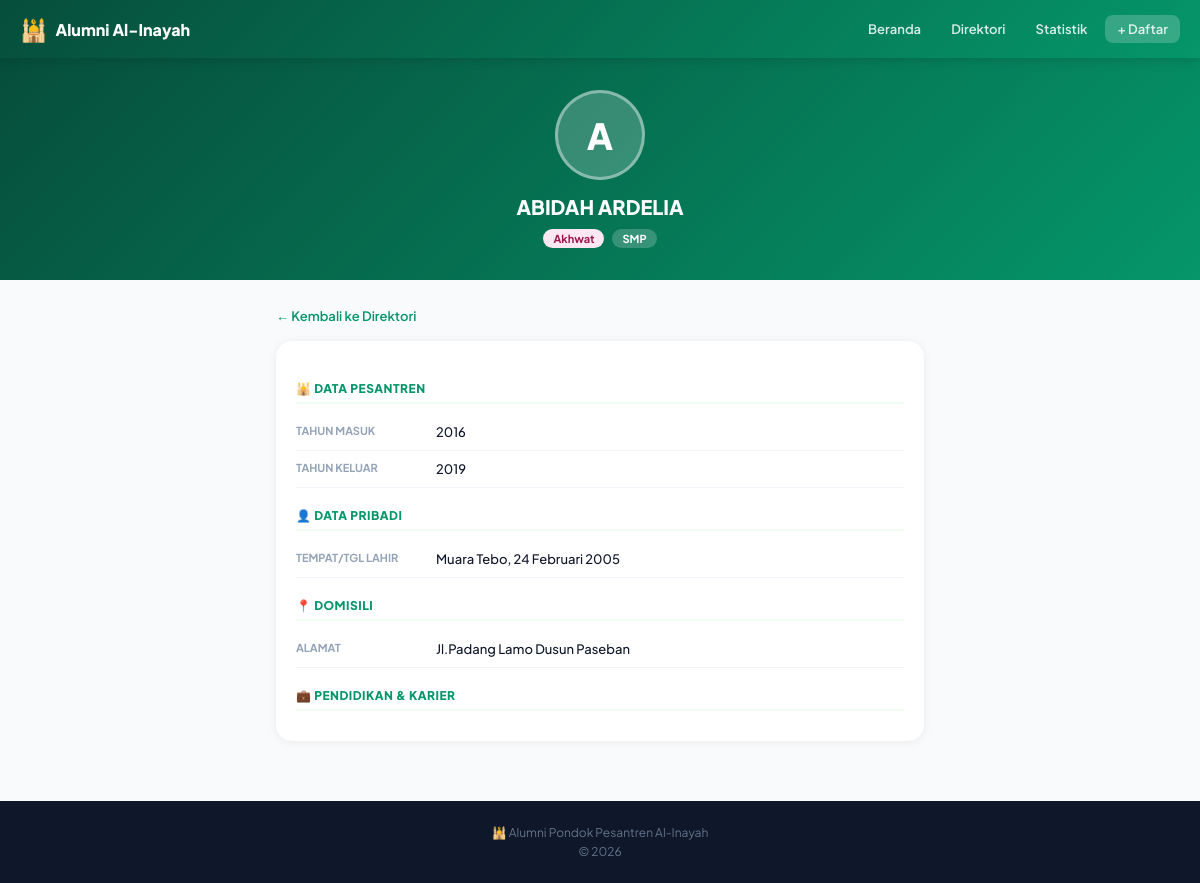
The page /alumni/3436 on the database its author committed.
### tables this page shows
CREATE TABLE alumni (
            id              INTEGER PRIMARY KEY AUTOINCREMENT,
            -- Data Pribadi
            nama_lengkap    TEXT NOT NULL,
            nama_panggilan  TEXT,
            jenis_kelamin   TEXT,   -- L / P
            tempat_lahir    TEXT,
            tanggal_lahir   TEXT,
            foto            TEXT,   -- filename
            -- Data Pesantren
            tahun_masuk     INTEGER,
            tahun_keluar    INTEGER,
            angkatan        INTEGER,
            program         TEXT,   -- Tahfidz / Kitab / Umum / dll
            kelas_terakhir  TEXT,
            no_induk        TEXT,
            -- Kontak & Domisili
            no_hp           TEXT,
            email           TEXT,
            alamat          TEXT,
            kecamatan       TEXT,
            kota            TEXT,
            provinsi        TEXT,
            -- Pendidikan & Karier
            pendidikan_terakhir TEXT,
            nama_instansi   TEXT,
            pekerjaan       TEXT,
            tempat_kerja    TEXT,
            -- Sosial Media
            instagram       TEXT,
            facebook        TEXT,
            -- Data Orang Tua / Wali
            nama_ayah       TEXT,
            nama_ibu        TEXT,
            no_hp_ortu      TEXT,
            pekerjaan_ayah  TEXT,
            pekerjaan_ibu   TEXT,
            alamat_ortu     TEXT,
            kota_ortu       TEXT,
            -- Meta
            status          TEXT DEFAULT 'aktif',  -- aktif / nonaktif
            verified        INTEGER DEFAULT 0,
            catatan         TEXT,
            created_at      TEXT DEFAULT (datetime('now','localtime')),
            updated_at      TEXT DEFAULT (datetime('now','localtime'))
        , provinsi_ortu TEXT, desa TEXT DEFAULT '');

### app.py (the view)
@app.get("/alumni/{alumni_id}", response_class=HTMLResponse)
async def alumni_detail(request: Request, alumni_id: int):
    alumni = db.get_alumni(alumni_id)
    if not alumni:
        raise HTTPException(404)
    return _r(request, "alumni_detail.html", alumni=alumni)

### templates/alumni_detail.html (shortened to what this page needs)
{% extends "base.html" %}
{% block body %}
<div class="profile-header">
  <div class="profile-avatar">
    {% if alumni.foto %}
      <img src="/static/foto_alumni/{{ alumni.foto }}" alt="{{ alumni.nama_lengkap }}">
    {% else %}
      {{ alumni.nama_lengkap[0]|upper }}
    {% endif %}
  </div>
  <div style="font-size:20px;font-weight:900;">{{ alumni.nama_lengkap }}</div>
  <div style="display:flex;gap:8px;justify-content:center;margin-top:10px;flex-wrap:wrap;">
    {% if alumni.jenis_kelamin == 'L' %}<span class="badge badge-l">Ikhwan</span>{% elif alumni.jenis_kelamin == 'P' %}<span class="badge badge-p">Akhwat</span>{% endif %}
    {% if alumni.program %}<span class="badge" style="background:rgba(255,255,255,.2);color:white;">{{ alumni.program }}</span>{% endif %}
  </div>
</div>
<div class="container" style="padding-top:24px;max-width:680px;">
  <a href="/direktori" style="font-size:13px;color:#059669;font-weight:600;">← Kembali ke Direktori</a>
  <div class="card" style="padding:20px;margin-top:16px;">
    <div class="section-head">🕌 Data Pesantren</div>
    {% if alumni.tahun_masuk %}<div class="info-row"><div class="info-label">Tahun Masuk</div><div class="info-val">{{ alumni.tahun_masuk }}</div></div>{% endif %}
    {% if alumni.tahun_keluar %}<div class="info-row"><div class="info-label">Tahun Keluar</div><div class="info-val">{{ alumni.tahun_keluar }}</div></div>{% endif %}
    <div class="section-head">👤 Data Pribadi</div>
    {% if alumni.tempat_lahir or alumni.tanggal_lahir %}
    <div class="info-row"><div class="info-label">Tempat/Tgl Lahir</div><div class="info-val">{{ alumni.tempat_lahir }}{% if alumni.tanggal_lahir %}, {{ alumni.tanggal_lahir }}{% endif %}</div></div>
    {% endif %}
    <div class="section-head">📍 Domisili</div>
    {% if alumni.alamat %}<div class="info-row"><div class="info-label">Alamat</div><div class="info-val">{{ alumni.alamat }}</div></div>{% endif %}
    <div class="section-head">💼 Pendidikan & Karier</div>
  </div>
</div>
{% endblock %}

### templates/base.html (shortened to what this page needs)
<!DOCTYPE html>
<html lang="id">
<head>
</head>
<body>
<nav class="navbar">
  <a class="navbar-brand" href="/">
    <span style="font-size:22px;">🕌</span>
    Alumni Al-Inayah
  </a>
  <div class="navbar-links">
    <a href="/" {% if request.url.path == '/' %}class="active"{% endif %}>Beranda</a>
    <a href="/direktori" {% if '/direktori' in request.url.path %}class="active"{% endif %}>Direktori</a>
    <a href="/statistik" {% if '/statistik' in request.url.path %}class="active"{% endif %}>Statistik</a>
    <a href="/daftar" {% if '/daftar' in request.url.path %}class="active"{% endif %} style="background:rgba(255,255,255,.2);">+ Daftar</a>
  </div>
</nav>
{% block body %}{% endblock %}
<footer>
  <div>🕌 Alumni Pondok Pesantren Al-Inayah</div>
  <div style="margin-top:4px;">© {{ now.year if now else 2026 }}</div>
</footer>
</body>
</html>

### templates/base.html (style rules this page uses)
*, *::before, *::after { box-sizing: border-box; margin: 0; padding: 0; }
html, body { overflow-x: hidden; font-family: 'Plus Jakarta Sans', sans-serif; background: #f8fafc; color: #0f172a; }
a { text-decoration: none; color: inherit; }
.container { max-width: 1100px; margin: 0 auto; padding: 0 16px; }
.navbar { background: linear-gradient(135deg, #064e3b, #059669); padding: 0 20px; height: 58px; display: flex; align-items: center; justify-content: space-between; position: sticky; top: 0; z-index: 50; box-shadow: 0 2px 12px rgba(0,0,0,.15); }
.navbar-brand { font-size: 16px; font-weight: 900; color: white; display: flex; align-items: center; gap: 8px; }
.navbar-links { display: flex; gap: 6px; }
.navbar-links a { color: rgba(255,255,255,.85); font-size: 13px; font-weight: 600; padding: 6px 12px; border-radius: 8px; transition: all .15s; }
footer { background: #0f172a; color: #64748b; text-align: center; padding: 24px 16px; font-size: 12px; margin-top: 60px; }
.card { background: white; border-radius: 16px; box-shadow: 0 1px 8px rgba(0,0,0,.07); overflow: hidden; }
.badge { padding: 3px 10px; border-radius: 20px; font-size: 11px; font-weight: 700; display: inline-block; }
.badge-p { background: #fce7f3; color: #9d174d; }

### templates/alumni_detail.html (style rules this page uses)
.profile-header { background: linear-gradient(135deg,#064e3b,#059669); padding: 32px 20px; text-align: center; color: white; }
.profile-avatar { width: 90px; height: 90px; border-radius: 50%; margin: 0 auto 14px; background: rgba(255,255,255,.2); display: flex; align-items: center; justify-content: center; font-size: 36px; font-weight: 800; border: 3px solid rgba(255,255,255,.4); overflow: hidden; }
.info-row { display: flex; gap: 10px; padding: 10px 0; border-bottom: 1px solid #f1f5f9; }
.info-label { font-size: 11px; font-weight: 700; color: #94a3b8; text-transform: uppercase; min-width: 130px; flex-shrink: 0; }
.info-val { font-size: 13px; color: #0f172a; font-weight: 500; }
.section-head { font-size: 12px; font-weight: 800; color: #059669; text-transform: uppercase; letter-spacing: .5px; margin: 20px 0 10px; padding-bottom: 6px; border-bottom: 2px solid #f0fdf4; }

### rows shown on the page
alumni: nama_lengkap "A", nama_lengkap "ABIDAH ARDELIA", program "SMP", tahun_masuk "2016", tahun_keluar "2019", tempat_lahir "Muara Tebo", tanggal_lahir "24 Februari 2005", alamat "Jl.Padang Lamo Dusun Paseban"

### other values the page prints
{{ now.year if now else 2026 }} "2026"
